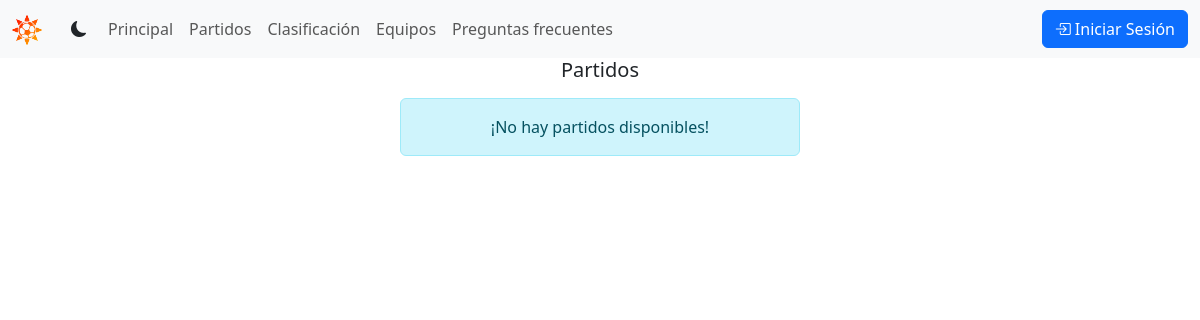
Before: /games/ with the older database file.
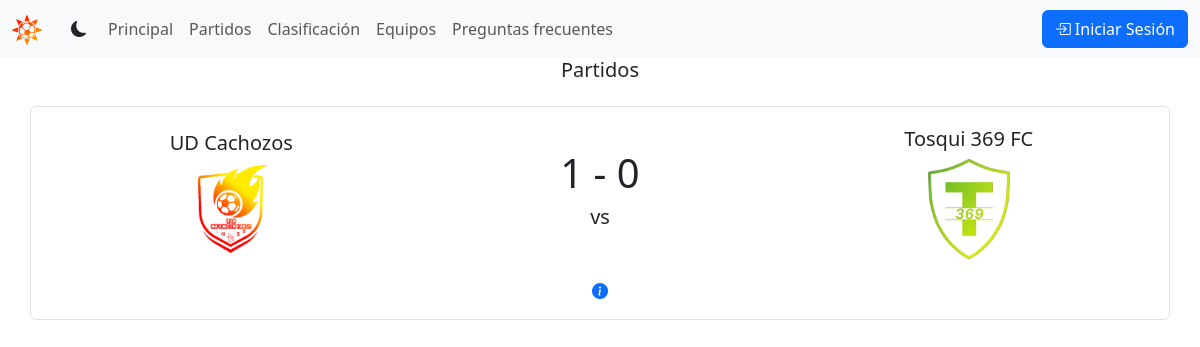
After: the same page with the newer database file.
### games/models.py (models this page shows, shortened)
class Game(models.Model):
    local = models.ForeignKey('tournament.Team', related_name='local_games', on_delete=models.CASCADE)
    away = models.ForeignKey('tournament.Team', related_name='away_games', on_delete=models.CASCADE)
    local_goals = models.SmallIntegerField(default=0)
    away_goals = models.SmallIntegerField(default=0)
    date = models.DateField(blank=True, null=True)
    time = models.TimeField(blank=True, null=True)
    pointed = models.BooleanField(default=False)
    class Meta:
        ordering = ['date']

### tournament/models.py (models this page shows)
class Team(models.Model):
    name = models.CharField(max_length=100, unique=True)
    club_code = models.CharField(max_length=3, unique=True, default='UFC')
    shield = models.ImageField(upload_to='shields', default='shields/default.png')
    info = models.TextField(max_length=1000, blank=True)
    class Meta:
        ordering = ['name']
    def __str__(self) -> str:
        return self.name

### games/views.py (the view)
# urls.py: path('', views.games, name='games'),
def games(request):
    games = Game.objects.all()
    teams = Team.objects.all()
    return render(request, 'games/games.html', {'games': games, 'teams': teams})

### games/templates/games/games.html (shortened to what this page needs)
{% extends "base.html" %}
{% block content %}
  <h2 class="lead text-center">Partidos</h2>
        {% for game in games %}
          {% include "game.html" %}
        {% empty %}
          <div class="d-flex justify-content-center mt-3">
            <div class="alert alert-info text-center col-12 col-md-6 col-lg-4" role="alert">
              ¡No hay partidos disponibles!
            </div>
          </div>
        {% endfor %}
{% endblock  %}

### shared/templates/game.html (shortened to what this page needs)
<div class="container mt-4">
  <div class="row align-items-center border rounded p-3 mb-3">
    <div class="col text-center">
    <h5>{{ game.local }}</h5>
      <div class="d-flex justify-content-center align-items-center" style="height: 100px;">
        <img src="{{ game.local.shield.url }}" alt="{{ game.local }}" class="img-fluid" style="max-height: 100%; max-width: 100%; object-fit: contain;">
      </div>
    </div>
    <div class="col text-center">
      <h4 style="font-size: 2.5rem;">{{ game.local_goals }} - {{ game.away_goals }}</h4>
      <h5>vs</h5>
    </div>
    <div class="col text-center">
      <h5>{{ game.away }}</h5>
      <div class="d-flex justify-content-center align-items-center" style="height: 100px;">
        <img src="{{ game.away.shield.url }}" alt="{{ game.away }}" class="img-fluid" style="max-height: 100%; max-width: 100%; object-fit: contain;">
      </div>
    </div>
    <div class="text-center mt-3">
      <a href="{% url 'games:game-info' game.id %}" class="text-decoration-none mx-2"> <i class="bi bi-info-circle-fill"></i></a>
    </div>
  </div>
</div>

Changed rows visible on the page:
added Game: local "UD Cachozos", local.shield (picture), local_goals "1", away_goals "0", away "Tosqui 369 FC", away.shield (picture)
Other visible differences:
text no longer shown: "¡No hay partidos disponibles!"
